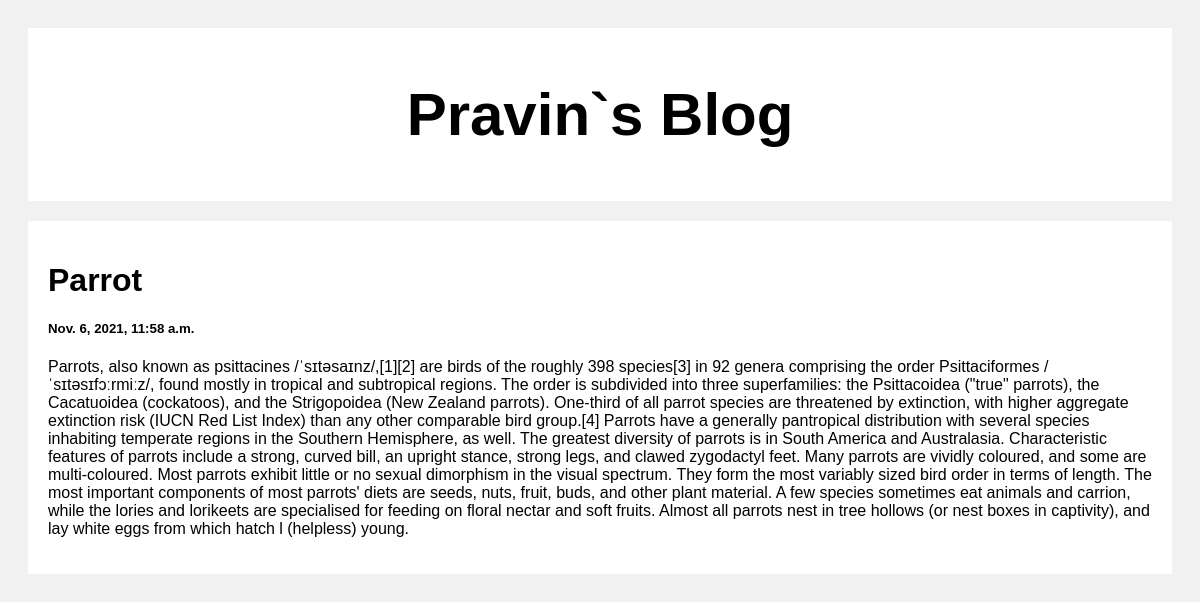
Screenshot of /post/3 with the database file from the repository.
### posts/models.py (models this page shows)
class Post(models.Model):
    title = models.CharField(max_length=100)
    body = models.CharField(max_length= 1000000)
    created_at = models.DateTimeField(default = datetime.now, blank=True)

### posts/views.py (the view)
# urls.py: path('post/<str:pk>',views.post, name='post')
def post(request,pk):
    posts = Post.objects.get(id = pk)
    return render(request,'posts.html',{'posts': posts})

### templates/posts.html (shortened to what this page needs)
<!DOCTYPE html>
<html lang="en">
<head>
</head>
<body>
    <div class="header">
        <h2>Pravin`s Blog</h2>
    </div>
    <div class="row">
        <div class="leftcolumn">
            <div class="card">
                    <h1>{{posts.title}}</h1>
                    <h5>{{posts.created_at}}</h5>
                    <p>{{posts.body}}</p>
            </div>
        </div>
    </div>
</body>
</html>

### templates/posts.html (style rules this page uses)
* { box-sizing: border-box; }
body { font-family: Arial; padding: 20px; background: #f1f1f1; }
.header { padding: 2px; font-size: 40px; text-align: center; background: white; }
.leftcolumn { float: left; width: 100%; }
.card { background-color: white; padding: 20px; margin-top: 20px; }
.row:after { content: ''; display: table; clear: both; }

### rows the page displays
Post: title "Parrot", created_at "Nov. 6, 2021, 11:58 a.m.", body "Parrots, also known as psittacines /ˈsɪtəsaɪnz/,[1][2] are birds of the roughly 398 species[3] in 92 genera comprising the order Psittaciformes /ˈsɪtəsɪfɔːrmiːz/, found mostly in tropical and subtropical regions. The order is subdivided into three superfamilies: the Psittacoidea (\"true\" parrots), the Cacatuoidea (cockatoos), and the Strigopoidea (New Zealand parrots). One-third of all parrot species are threatened by extinction, with higher aggregate extinction risk (IUCN Red List Index) than any other comparable bird group.[4] Parrots have a generally pantropical distribution with several species inhabiting temperate regions in the Southern Hemisphere, as well. The greatest diversity of…"
